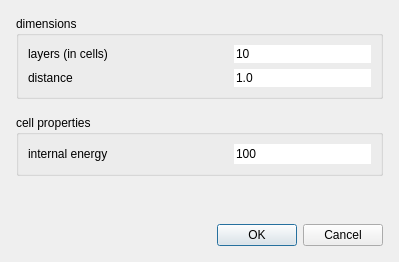
<?xml version="1.0" encoding="UTF-8"?>
<ui version="4.0">
 <class>NewHexagonDialog</class>
 <widget class="QDialog" name="NewHexagonDialog">
  <property name="geometry">
   <rect>
    <x>0</x>
    <y>0</y>
    <width>399</width>
    <height>262</height>
   </rect>
  </property>
  <property name="minimumSize">
   <size>
    <width>350</width>
    <height>0</height>
   </size>
  </property>
  <property name="windowTitle">
   <string>add hexagon structure</string>
  </property>
  <layout class="QGridLayout" name="gridLayout">
   <property name="leftMargin">
    <number>16</number>
   </property>
   <property name="topMargin">
    <number>16</number>
   </property>
   <property name="rightMargin">
    <number>16</number>
   </property>
   <property name="bottomMargin">
    <number>16</number>
   </property>
   <property name="spacing">
    <number>16</number>
   </property>
   <item row="1" column="0">
    <widget class="QGroupBox" name="groupBox_2">
     <property name="title">
      <string>cell properties</string>
     </property>
     <layout class="QGridLayout" name="gridLayout_3" columnminimumwidth="200,0">
      <item row="0" column="0">
       <widget class="QLabel" name="label_4">
        <property name="text">
         <string>internal energy</string>
        </property>
       </widget>
      </item>
      <item row="0" column="1">
       <widget class="QLineEdit" name="energyEdit">
        <property name="text">
         <string>100</string>
        </property>
        <property name="frame">
         <bool>false</bool>
        </property>
       </widget>
      </item>
     </layout>
    </widget>
   </item>
   <item row="0" column="0">
    <widget class="QGroupBox" name="groupBox">
     <property name="minimumSize">
      <size>
       <width>0</width>
       <height>83</height>
      </size>
     </property>
     <property name="title">
      <string>dimensions</string>
     </property>
     <layout class="QGridLayout" name="gridLayout_2" columnminimumwidth="200,0">
      <item row="0" column="0">
       <widget class="QLabel" name="label">
        <property name="text">
         <string>layers (in cells)</string>
        </property>
       </widget>
      </item>
      <item row="0" column="1">
       <widget class="QLineEdit" name="layersEdit">
        <property name="text">
         <string>10</string>
        </property>
        <property name="frame">
         <bool>false</bool>
        </property>
       </widget>
      </item>
      <item row="1" column="0">
       <widget class="QLabel" name="label_3">
        <property name="text">
         <string>distance</string>
        </property>
       </widget>
      </item>
      <item row="1" column="1">
       <widget class="QLineEdit" name="distEdit">
        <property name="text">
         <string>1.0</string>
        </property>
        <property name="frame">
         <bool>false</bool>
        </property>
       </widget>
      </item>
     </layout>
    </widget>
   </item>
   <item row="3" column="0">
    <widget class="QDialogButtonBox" name="buttonBox">
     <property name="orientation">
      <enum>Qt::Horizontal</enum>
     </property>
     <property name="standardButtons">
      <set>QDialogButtonBox::Cancel|QDialogButtonBox::Ok</set>
     </property>
    </widget>
   </item>
   <item row="2" column="0">
    <spacer name="verticalSpacer">
     <property name="orientation">
      <enum>Qt::Vertical</enum>
     </property>
     <property name="sizeHint" stdset="0">
      <size>
       <width>20</width>
       <height>40</height>
      </size>
     </property>
    </spacer>
   </item>
  </layout>
 </widget>
 <resources/>
 <connections>
  <connection>
   <sender>buttonBox</sender>
   <signal>accepted()</signal>
   <receiver>NewHexagonDialog</receiver>
   <slot>accept()</slot>
   <hints>
    <hint type="sourcelabel">
     <x>212</x>
     <y>124</y>
    </hint>
    <hint type="destinationlabel">
     <x>160</x>
     <y>150</y>
    </hint>
   </hints>
  </connection>
  <connection>
   <sender>buttonBox</sender>
   <signal>rejected()</signal>
   <receiver>NewHexagonDialog</receiver>
   <slot>reject()</slot>
   <hints>
    <hint type="sourcelabel">
     <x>294</x>
     <y>129</y>
    </hint>
    <hint type="destinationlabel">
     <x>295</x>
     <y>149</y>
    </hint>
   </hints>
  </connection>
 </connections>
</ui>
